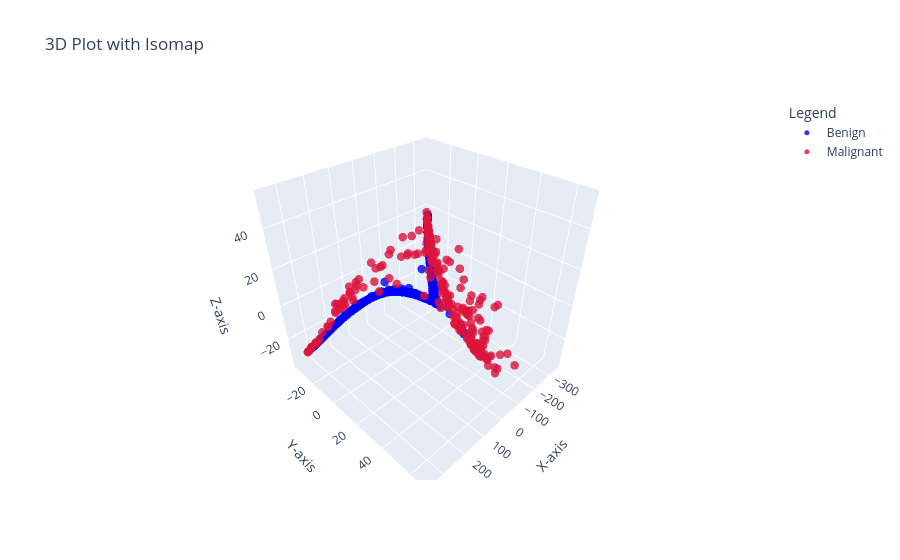

The notebook cell this image was saved under:
### Code cell
plot_3d_plotly(I0,y,title="3D Plot with Isomap",color_map=Dict)

### Figure 1 — Plotly figure (JSON) as saved in the notebook; plotly's stock layout.template omitted (floating-point values rounded to 4 significant figures; data arrays with more than 128 entries replaced by an {"elided": "..."} marker saying what was removed)
{"data": [{"marker": {"color": "blue", "line": {"width": 0}, "opacity": 0.8, "size": 5}, "mode": "markers", "name": "Benign", "type": "scatter3d", "x": {"elided": "444 float values"}, "y": {"elided": "444 float values"}, "z": {"elided": "444 float values"}}, {"marker": {"color": "crimson", "line": {"width": 0}, "opacity": 0.8, "size": 5}, "mode": "markers", "name": "Malignant", "type": "scatter3d", "x": {"elided": "239 float values"}, "y": {"elided": "239 float values"}, "z": {"elided": "239 float values"}}], "layout": {"legend": {"title": {"text": "Legend"}}, "scene": {"xaxis": {"title": {"text": "X-axis"}}, "yaxis": {"title": {"text": "Y-axis"}}, "zaxis": {"title": {"text": "Z-axis"}}}, "title": {"text": "3D Plot with Isomap"}}}
